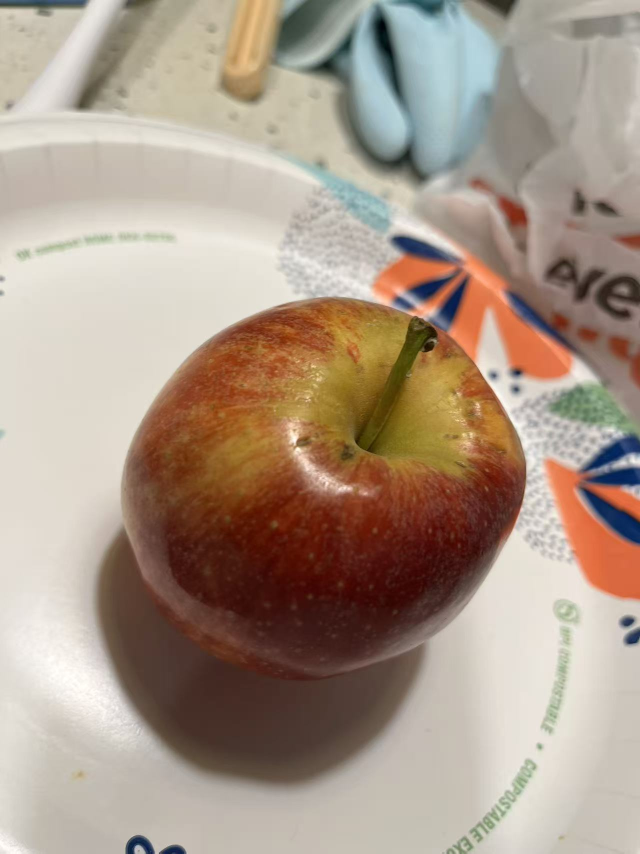
#> input picture data/raw/raw_images/01300169_003.jpg, 1280 x 1707 px, found by its file name (shown at 1/2 size); its folder holds only this picture in this run
$ python qc_status.py   (older library calls are emulated)
#> lines starting #> are read from the running program, lines starting #| are printed output that depends on the picture; after the words box and inside, x2 and y2 are one past the last pixel; in counts of white or black regions, pixels touching at a corner belong together
import cv2
import pandas as pd
import numpy as np
import os

import argparse

parser = argparse.ArgumentParser()
parser.add_argument("--raw_dir", type=str, default="data/raw")
args = parser.parse_args()

raw_dir = args.raw_dir
metrics_dir = "data/metrics"

subfolders = [
    f for f in os.listdir(raw_dir)
    if os.path.isdir(os.path.join(raw_dir, f))
]
print(subfolders)

# Creating the directory path specified labels_dir
os.makedirs(metrics_dir, exist_ok=True)

# Stating the thresholds
# All thresholds computed from distribution of each metric
blue_excess_min, blue_excess_max = -0.25, 0.025
exposure_min, exposure_max = 0.4, 0.8
blur_min = 30
saturation_min = 0.20
occupancy_score_min = 0.20
rows = []

for folder_id in subfolders:
    folder_path = os.path.join(raw_dir, folder_id)

    for filename in os.listdir(folder_path):
        if not filename.lower().endswith((".jpg", ".jpeg", ".png", ".heic")):
            continue

        img_path = os.path.join(folder_path, filename)
        img = cv2.imread(img_path)
#> img is the input picture: shape (1707, 1280, 3); mean B, G, R 136.1, 151.5, 169.4

        # Check if the file is corrupt
        if img is None:
            print(f"{filename} Failed, corrupt image detected")
            continue
        image_id = os.path.splitext(filename)[0]
        # Resizing to 90x90
        # Normalizing the image pixel data to be 0-1
        img_resized = cv2.resize(img, (90, 90), interpolation=cv2.INTER_AREA)
        img_norm = img_resized / 255.0

        # Blue channel dominance
        # relative blue excess
        b = img_norm[:, :, 0]
        g = img_norm[:, :, 1]
        r = img_norm[:, :, 2]
        # blue higher than average of R and G
        blue_excess = (b - 0.5*(r + g)).mean()
#> blue_excess = -0.0954

        # Saturation
        hsv = cv2.cvtColor(img_resized, cv2.COLOR_BGR2HSV)
#> hsv: shape (90, 90, 3); mean H, S, V 21.7, 68.8, 171.5
        h, w = hsv.shape[:2]
#> h = 90; w = 90
        cy0, cy1 = int(0.20*h), int(0.80*h)
#> cy0 = 18; cy1 = 72
        cx0, cx1 = int(0.20*w), int(0.80*w)
#> cx0 = 18; cx1 = 72
        sat_center = (hsv[cy0:cy1, cx0:cx1, 1] / 255.0).mean()
#> sat_center = 0.481

        # Exposure
        v = hsv[:, :, 2] / 255.0
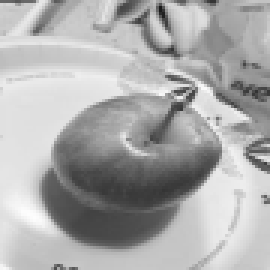
#> v: shape (90, 90) float64 (shown 3 times larger); min 0.102, max 0.992, mean 0.673
        exposure_score = v.mean() # 0-1
#> exposure_score = 0.673

        # Occupancy
        h, s, v = cv2.split(hsv)
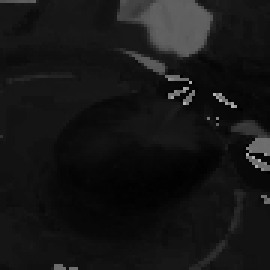
#> h: shape (90, 90) (shown 3 times larger); min 0, max 179, mean 21.7
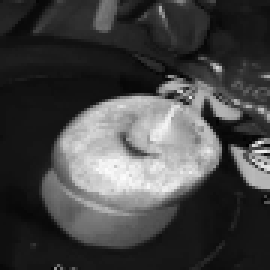
#> s: shape (90, 90) (shown 3 times larger); min 0, max 252, mean 68.8
        s_norm = s / 255.0
        v_norm = v / 255.0
        color_mask = s_norm > 0.15
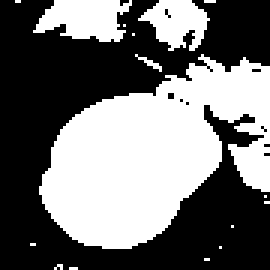
#> color_mask: shape (90, 90) bool (shown 3 times larger); 44.8% white; 16 white regions (13 under 20 px), largest, box (x1, y1, x2, y2) and area: (13, 18, 90, 83) 3022, (11, 0, 44, 14) 319, (46, 0, 70, 17) 247
        brightness_mask = v_norm > 0.05
#> brightness_mask: shape (90, 90) bool; every value is 1
        fruit_mask = color_mask & brightness_mask
        fruit_mask = fruit_mask.astype("uint8") * 255

        kernel = np.ones((7,7), np.uint8)
        fruit_mask = cv2.morphologyEx(fruit_mask, cv2.MORPH_CLOSE, kernel)
#> fruit_mask: shape (90, 90); 50.2% white; 3 black regions, box (x1, y1, x2, y2) and area: (0, 0, 90, 90) 3537, (68, 0, 90, 21) 433, (54, 17, 62, 25) 64
        fruit_mask = cv2.morphologyEx(fruit_mask, cv2.MORPH_OPEN, kernel)
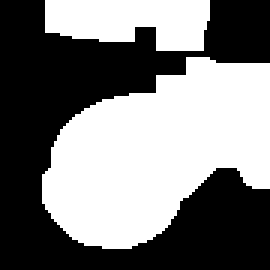
#> fruit_mask: shape (90, 90) (shown 3 times larger); 48.9% white; 2 white regions

        contours, _ = cv2.findContours(fruit_mask, cv2.RETR_EXTERNAL, cv2.CHAIN_APPROX_SIMPLE)
#> contours = 2 contours; box (x1, y1, x2, y2) and area: (14, 19, 90, 83) 3104, (15, 0, 70, 17) 668

        clean_mask = np.zeros_like(fruit_mask)

        if contours:
            largest_contour = max(contours, key=cv2.contourArea)
#> largest_contour = contour of 72 points, box (x1, y1, x2, y2) (14, 19, 90, 83), area 3104
            cv2.drawContours(clean_mask, [largest_contour], -1, 255, thickness=-1)
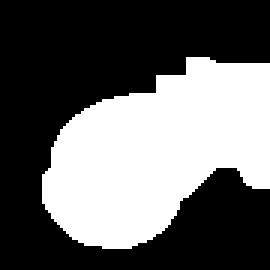
#> clean_mask: shape (90, 90) (shown 3 times larger); 39.7% white; 1 white region, box (x1, y1, x2, y2) and area: (14, 19, 90, 83) 3218

        occupancy_score = np.sum(clean_mask > 0) / clean_mask.size
#> occupancy_score = 0.397


        # Blur
        gray = cv2.cvtColor(img_resized, cv2.COLOR_BGR2GRAY)
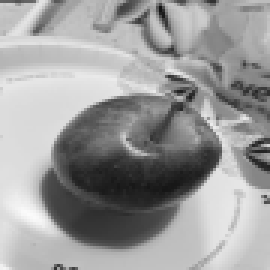
#> gray: shape (90, 90) (shown 3 times larger); min 19, max 251, mean 155.1
        blur_score = cv2.Laplacian(gray, cv2.CV_64F).var()
#> blur_score = 1291.6
        blur_valid = blur_score > blur_min
#> blur_valid = True

        qc_checks = {
            "blue_excess_issue": blue_excess_min <= blue_excess <= blue_excess_max,
            "exposure_issue": exposure_min <= exposure_score <= exposure_max,
            "blur_issue": blur_valid,
            "saturation_issue": sat_center >= saturation_min,
            "occupancy_issue": occupancy_score >= occupancy_score_min
            }
#> qc_checks = {'blue_excess_issue': True, 'exposure_issue': True, 'blur_issue': True, 'saturation_issue': True, 'occupancy_issue': True}

        reasons = []
        if not qc_checks["blue_excess_issue"]: reasons.append("blue_channel_issue")
        if not qc_checks["exposure_issue"]: reasons.append("exposure_issue")
        if not qc_checks["blur_issue"]: reasons.append("blur_issue")
        if not qc_checks["saturation_issue"]: reasons.append("saturation_issue")
        if not qc_checks["occupancy_issue"]: reasons.append("occupancy_issue")

        qc_status = "pass" if not reasons else "flagged"

        rows.append({
            "image_id": image_id,
            "student_id": str(folder_id),
            "qc_status": qc_status,
            "blue_score": blue_excess,
            "exposure_score": exposure_score,
            "blur_score": blur_score,
            "saturation_score": sat_center,
            "occupancy_score" : occupancy_score,
            "fail_reasons": ", ".join(reasons) if reasons else "none"
        })

qc = pd.DataFrame(rows)
#> qc = table of 1 rows and 9 columns
qc.to_csv("data/metrics/qc_metrics.csv", index=False)
print(qc["qc_status"].value_counts())
#| qc_status
#| pass    1
#| Name: count, dtype: int64

$ run again, on data/raw/raw_images/01300169_005.jpg
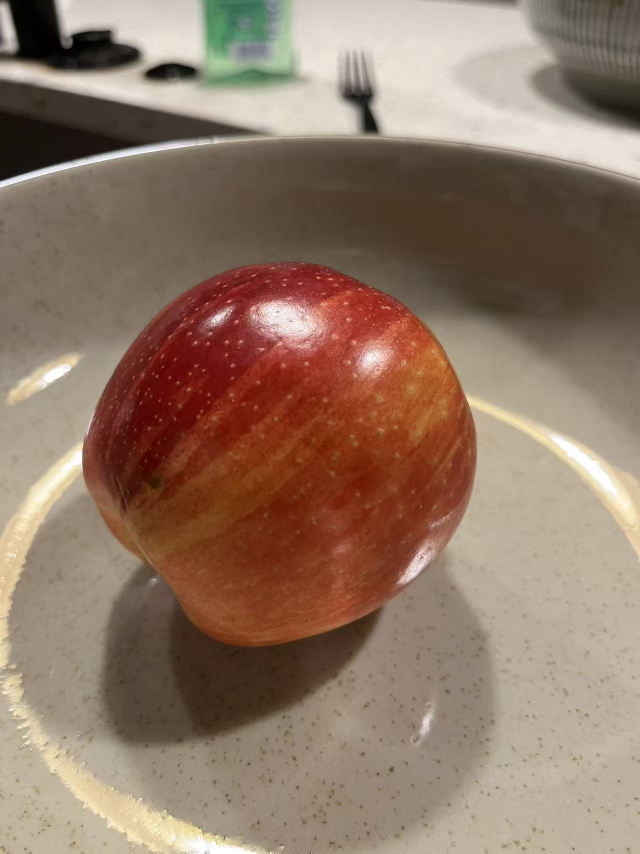
#> input picture data/raw/raw_images/01300169_005.jpg, 1280 x 1707 px, found by its file name (shown at 1/2 size)
#> img is the input picture: shape (1707, 1280, 3); mean B, G, R 101.7, 119, 143.3
#> blue_excess = -0.116
#> hsv: shape (90, 90, 3); mean H, S, V 15.9, 84.7, 143.7
#> sat_center = 0.551
#> exposure_score = 0.564
#> `color_mask = s_norm > 0.15`:
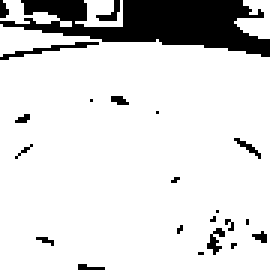
#> color_mask: shape (90, 90) bool (shown 3 times larger); 85.9% white; 22 black regions (18 under 20 px), largest, box (x1, y1, x2, y2) and area: (0, 0, 90, 19) 921, (0, 14, 33, 20) 48, (69, 76, 75, 85) 25, (32, 0, 40, 7) 23
#> brightness_mask: shape (90, 90) bool; 99.6% white; 3 black regions (2 under 20 px), largest, box (x1, y1, x2, y2) and area: (2, 0, 9, 6) 29
#> contours = 1 contour; box (x1, y1, x2, y2) and area: (0, 0, 90, 90) 7204
#> largest_contour = contour of 26 points, box (x1, y1, x2, y2) (0, 0, 90, 90), area 7204
#> occupancy_score = 0.914
#> `gray = cv2.cvtColor(img_resized, cv2.COLOR_BGR2GRAY)`:
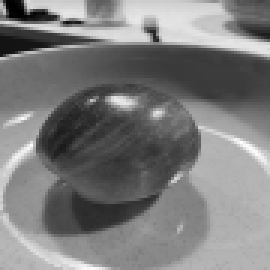
#> gray: shape (90, 90) (shown 3 times larger); min 1, max 254, mean 124.3
#> blur_score = 1034.4
#> blur_valid = True
#> qc_checks = {'blue_excess_issue': True, 'exposure_issue': True, 'blur_issue': True, 'saturation_issue': True, 'occupancy_issue': True}
#> qc = table of 1 rows and 9 columns
#| qc_status
#| pass    1
#| Name: count, dtype: int64

$ run again, on data/raw/raw_images/01300169_009.jpg
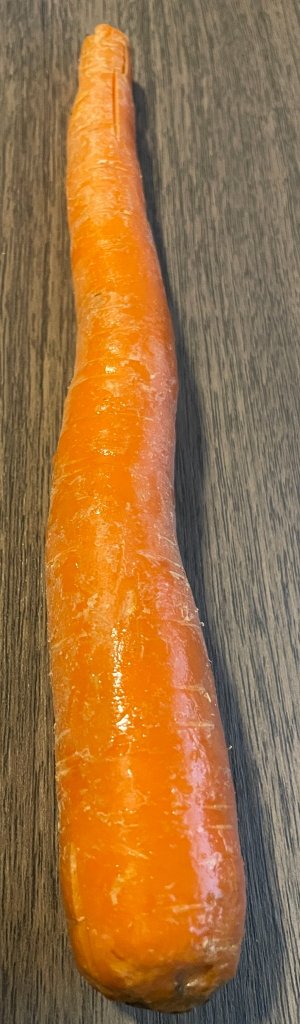
#> input picture data/raw/raw_images/01300169_009.jpg, 600 x 2048 px, found by its file name (shown at 1/2 size)
#> img is the input picture: shape (2048, 600, 3); mean B, G, R 64.6, 111.5, 155.8
#> blue_excess = -0.271
#> hsv: shape (90, 90, 3); mean H, S, V 21.4, 126.9, 156.2
#> sat_center = 0.633
#> exposure_score = 0.613
#> `color_mask = s_norm > 0.15`:
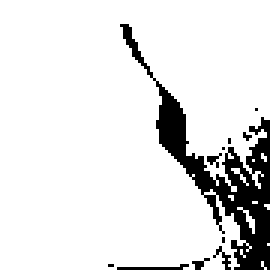
#> color_mask: shape (90, 90) bool (shown 3 times larger); 88.8% white; 11 black regions (9 under 20 px), largest, box (x1, y1, x2, y2) and area: (40, 8, 90, 90) 832, (39, 88, 63, 90) 25
#> brightness_mask: shape (90, 90) bool; every value is 1
#> contours = 1 contour; box (x1, y1, x2, y2) and area: (0, 0, 90, 90) 7802
#> largest_contour = contour of 10 points, box (x1, y1, x2, y2) (0, 0, 90, 90), area 7802
#> clean_mask: shape (90, 90); 98.5% white; 1 black region, box (x1, y1, x2, y2) and area: (80, 70, 90, 90) 120
#> occupancy_score = 0.985
#> `gray = cv2.cvtColor(img_resized, cv2.COLOR_BGR2GRAY)`:
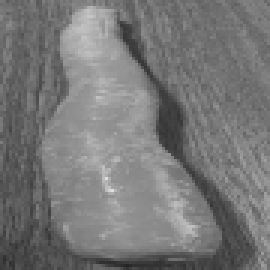
#> gray: shape (90, 90) (shown 3 times larger); min 36, max 223, mean 119.4
#> blur_score = 821.9
#> blur_valid = True
#> qc_checks = {'blue_excess_issue': False, 'exposure_issue': True, 'blur_issue': True, 'saturation_issue': True, 'occupancy_issue': True}
#> qc = table of 1 rows and 9 columns
#| qc_status
#| flagged    1
#| Name: count, dtype: int64
